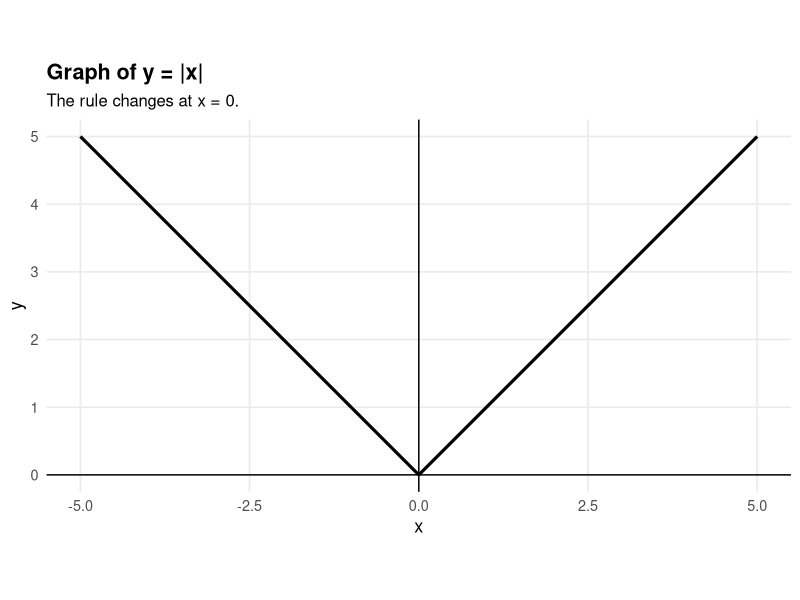
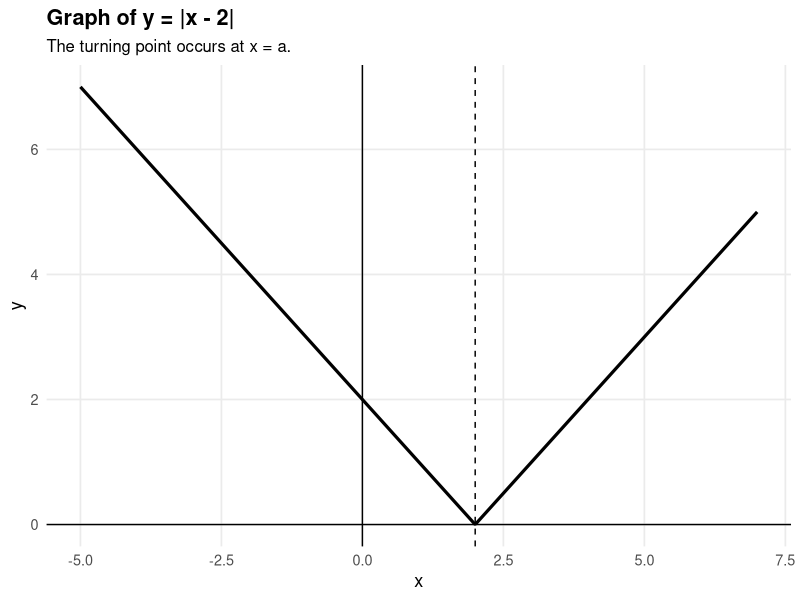
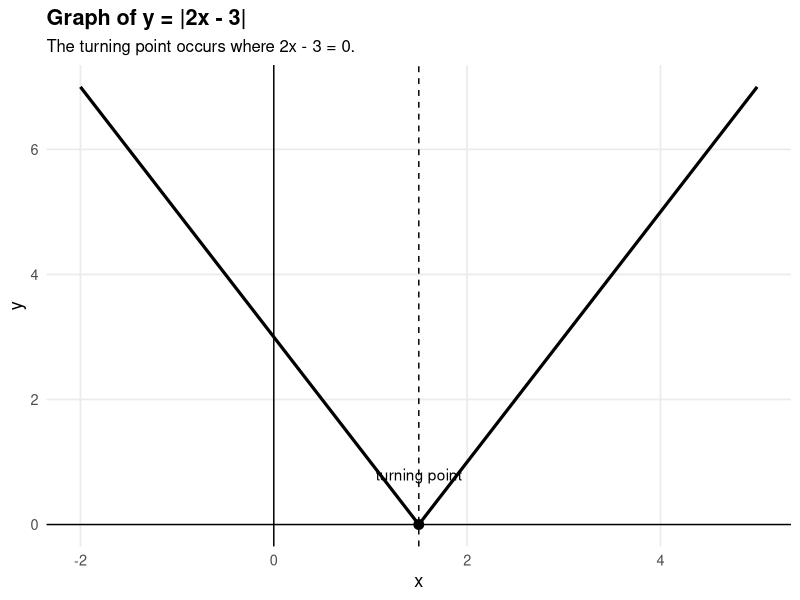
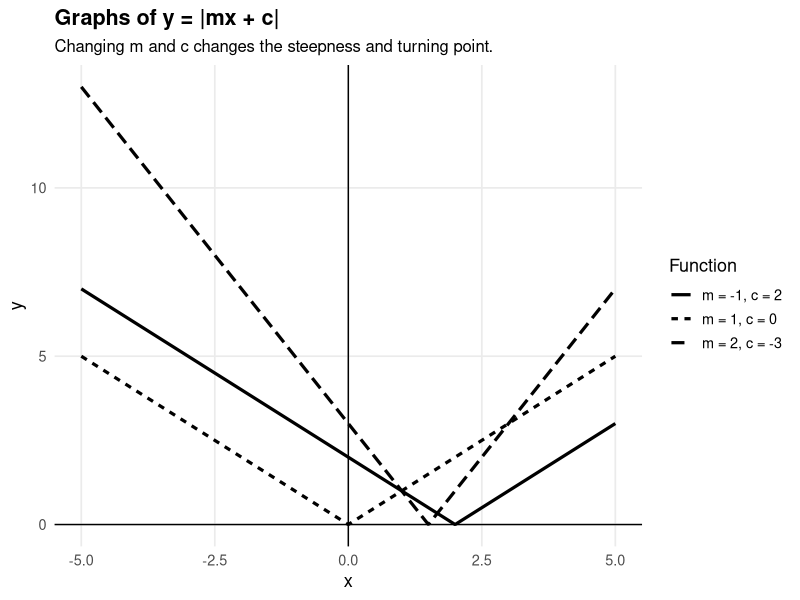
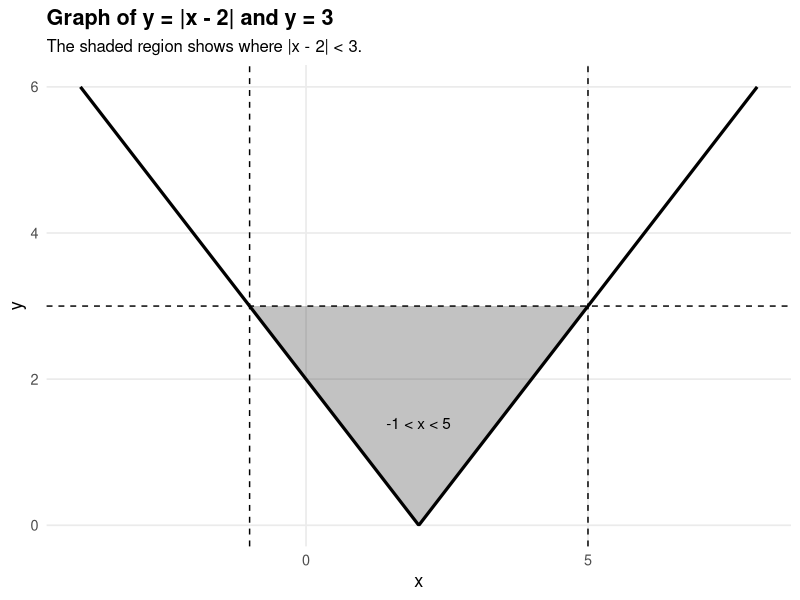
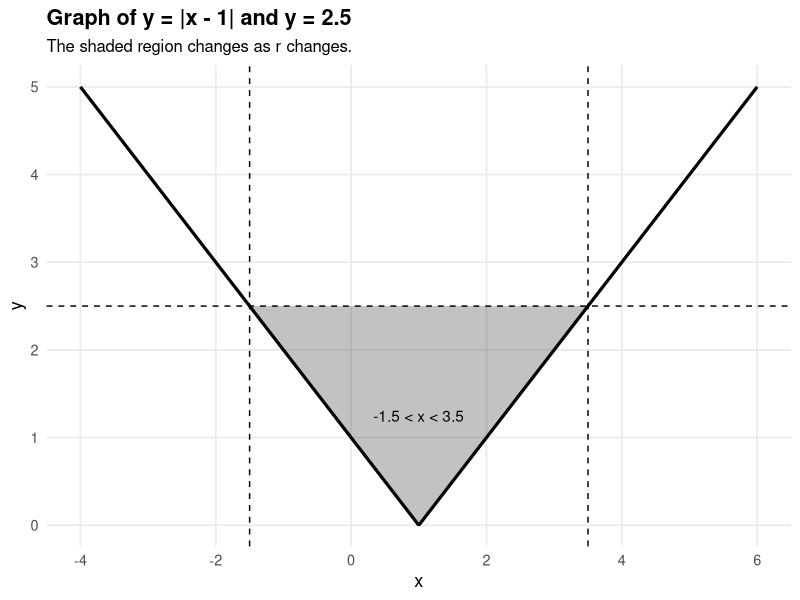
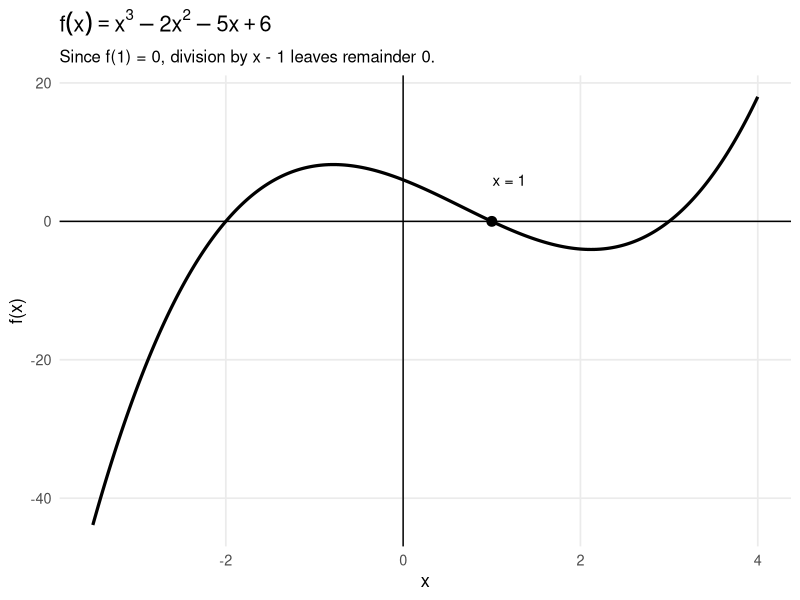
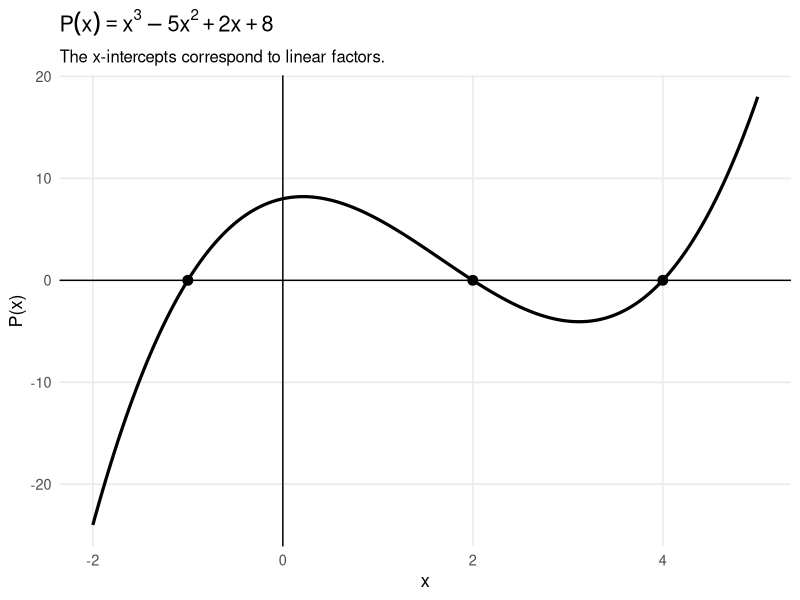

Reproduce these figures in R, in order.
## ---- chunk 1
#| label: setup-algebra
#| include: false

library(ggplot2)

book_theme <- function(base_size = 13) {
  theme_minimal(base_size = base_size) +
    theme(
      plot.title = element_text(face = "bold"),
      plot.subtitle = element_text(size = base_size - 1),
      panel.grid.minor = element_blank()
    )
}
## ---- chunk 2
#| label: fig-modulus-basic
#| fig-cap: "The graph of y = |x|."
#| fig-width: 6
#| fig-height: 4

df <- data.frame(
  x = seq(-5, 5, length.out = 500)
)

df$y <- abs(df$x)

ggplot(df, aes(x = x, y = y)) +
  geom_line(linewidth = 1.1) +
  geom_hline(yintercept = 0) +
  geom_vline(xintercept = 0) +
  coord_equal() +
  labs(
    title = "Graph of y = |x|",
    subtitle = "The rule changes at x = 0.",
    x = "x",
    y = "y"
  ) +
  book_theme()
## ---- chunk 3
#| label: fig-modulus-shift
#| fig-cap: "Exploring the family y = |x - a|."
#| fig-width: 6
#| fig-height: 4

a <- 2

df <- data.frame(
  x = seq(-5, 7, length.out = 600)
)

df$y <- abs(df$x - a)

ggplot(df, aes(x = x, y = y)) +
  geom_line(linewidth = 1.1) +
  geom_hline(yintercept = 0) +
  geom_vline(xintercept = 0) +
  geom_vline(xintercept = a, linetype = "dashed") +
  labs(
    title = paste0("Graph of y = |x - ", a, "|"),
    subtitle = "The turning point occurs at x = a.",
    x = "x",
    y = "y"
  ) +
  book_theme()
## ---- chunk 4
#| label: fig-modulus-linear
#| fig-cap: "The graph of y = |2x - 3|."
#| fig-width: 6
#| fig-height: 4

df <- data.frame(
  x = seq(-2, 5, length.out = 600)
)

df$y <- abs(2 * df$x - 3)

ggplot(df, aes(x = x, y = y)) +
  geom_line(linewidth = 1.1) +
  geom_hline(yintercept = 0) +
  geom_vline(xintercept = 0) +
  geom_vline(xintercept = 3/2, linetype = "dashed") +
  annotate("point", x = 3/2, y = 0, size = 3) +
  annotate("text", x = 3/2, y = 0.8, label = "turning point") +
  labs(
    title = "Graph of y = |2x - 3|",
    subtitle = "The turning point occurs where 2x - 3 = 0.",
    x = "x",
    y = "y"
  ) +
  book_theme()
## ---- chunk 5
#| label: fig-modulus-family
#| fig-cap: "A family of graphs y = |mx + c|."
#| fig-width: 6
#| fig-height: 4

df <- data.frame(
  x = rep(seq(-5, 5, length.out = 600), 3),
  case = rep(c("m = 1, c = 0", "m = 2, c = -3", "m = -1, c = 2"), each = 600)
)

df$y <- ifelse(
  df$case == "m = 1, c = 0",
  abs(df$x),
  ifelse(
    df$case == "m = 2, c = -3",
    abs(2 * df$x - 3),
    abs(-df$x + 2)
  )
)

ggplot(df, aes(x = x, y = y, linetype = case)) +
  geom_line(linewidth = 1.1) +
  geom_hline(yintercept = 0) +
  geom_vline(xintercept = 0) +
  labs(
    title = "Graphs of y = |mx + c|",
    subtitle = "Changing m and c changes the steepness and turning point.",
    x = "x",
    y = "y",
    linetype = "Function"
  ) +
  book_theme()
## ---- chunk 6
#| label: fig-modulus-inequality
#| fig-cap: "The shaded solution region for |x - 2| < 3."
#| fig-width: 6
#| fig-height: 4

df <- data.frame(
  x = seq(-4, 8, length.out = 600)
)

df$y <- abs(df$x - 2)
df$inside <- df$y < 3

ggplot(df, aes(x = x, y = y)) +
  geom_ribbon(
    data = subset(df, inside),
    aes(ymin = y, ymax = 3),
    alpha = 0.3
  ) +
  geom_line(linewidth = 1.1) +
  geom_hline(yintercept = 3, linetype = "dashed") +
  geom_vline(xintercept = -1, linetype = "dashed") +
  geom_vline(xintercept = 5, linetype = "dashed") +
  annotate("text", x = 2, y = 1.4, label = "-1 < x < 5") +
  labs(
    title = "Graph of y = |x - 2| and y = 3",
    subtitle = "The shaded region shows where |x - 2| < 3.",
    x = "x",
    y = "y"
  ) +
  book_theme()
## ---- chunk 7
#| label: fig-modulus-inequality-family
#| fig-cap: "Exploring the shaded region for |x - 1| < r."
#| fig-width: 6
#| fig-height: 4

r <- 2.5

df <- data.frame(
  x = seq(-4, 6, length.out = 600)
)

df$y <- abs(df$x - 1)
df$inside <- df$y < r

ggplot(df, aes(x = x, y = y)) +
  geom_ribbon(
    data = subset(df, inside),
    aes(ymin = y, ymax = r),
    alpha = 0.3
  ) +
  geom_line(linewidth = 1.1) +
  geom_hline(yintercept = r, linetype = "dashed") +
  geom_vline(xintercept = 1 - r, linetype = "dashed") +
  geom_vline(xintercept = 1 + r, linetype = "dashed") +
  annotate(
    "text",
    x = 1,
    y = r / 2,
    label = paste0(1 - r, " < x < ", 1 + r)
  ) +
  labs(
    title = paste0("Graph of y = |x - 1| and y = ", r),
    subtitle = "The shaded region changes as r changes.",
    x = "x",
    y = "y"
  ) +
  book_theme()
## ---- chunk 8
#| label: fig-polynomial-division-root
#| fig-cap: "The graph of f(x) = x^3 - 2x^2 - 5x + 6."
#| fig-width: 6
#| fig-height: 4

f <- function(x) x^3 - 2*x^2 - 5*x + 6

df <- data.frame(
  x = seq(-3.5, 4, length.out = 800)
)

df$y <- f(df$x)

ggplot(df, aes(x = x, y = y)) +
  geom_line(linewidth = 1.1) +
  geom_hline(yintercept = 0) +
  geom_vline(xintercept = 0) +
  annotate("point", x = 1, y = 0, size = 3) +
  annotate("text", x = 1.2, y = 6, label = "x = 1") +
  labs(
    title = expression(f(x) == x^3 - 2*x^2 - 5*x + 6),
    subtitle = "Since f(1) = 0, division by x - 1 leaves remainder 0.",
    x = "x",
    y = "f(x)"
  ) +
  book_theme()
## ---- chunk 9
P <- function(x) x^3 - 2*x^2 - 5*x + 6
D <- function(x) x - 1
Q <- function(x) x^2 - x - 6
R <- function(x) 0

test_values <- c(-2, 0, 1, 3)

data.frame(
  x = test_values,
  P_x = P(test_values),
  DQ_plus_R = D(test_values) * Q(test_values) + R(test_values)
)
## ---- chunk 10
root <- 1
coefficients <- c(1, -2, -5, 6)

bottom_row <- numeric(length(coefficients))
bottom_row[1] <- coefficients[1]

for (i in 2:length(coefficients)) {
  bottom_row[i] <- coefficients[i] + root * bottom_row[i - 1]
}

data.frame(
  coefficient = coefficients,
  synthetic_bottom_row = bottom_row
)
## ---- chunk 11
#| label: fig-factor-theorem
#| fig-cap: "The graph of P(x) = x^3 - 5x^2 + 2x + 8."
#| fig-width: 6
#| fig-height: 4

P <- function(x) x^3 - 5*x^2 + 2*x + 8

df <- data.frame(
  x = seq(-2, 5, length.out = 800)
)

df$y <- P(df$x)

roots <- data.frame(
  x = c(-1, 2, 4),
  y = c(0, 0, 0)
)

ggplot(df, aes(x = x, y = y)) +
  geom_line(linewidth = 1.1) +
  geom_hline(yintercept = 0) +
  geom_vline(xintercept = 0) +
  geom_point(data = roots, aes(x = x, y = y), size = 3) +
  labs(
    title = expression(P(x) == x^3 - 5*x^2 + 2*x + 8),
    subtitle = "The x-intercepts correspond to linear factors.",
    x = "x",
    y = "P(x)"
  ) +
  book_theme()
## ---- chunk 12
#| label: fig-cubic-roots-family
#| fig-cap: "Exploring f(x) = (x - a)(x - b)(x - c)."
#| fig-width: 6
#| fig-height: 4

a <- -2
b <- 1
c <- 3

f <- function(x) (x - a) * (x - b) * (x - c)

df <- data.frame(
  x = seq(-5, 5, length.out = 800)
)

df$y <- f(df$x)

root_df <- data.frame(
  x = c(a, b, c),
  y = c(0, 0, 0)
)

ggplot(df, aes(x = x, y = y)) +
  geom_line(linewidth = 1.1) +
  geom_hline(yintercept = 0) +
  geom_vline(xintercept = 0) +
  geom_point(data = root_df, aes(x = x, y = y), size = 3) +
  labs(
    title = "Graph of f(x) = (x - a)(x - b)(x - c)",
    subtitle = "The chosen values of a, b and c become the roots.",
    x = "x",
    y = "f(x)"
  ) +
  book_theme()
## ---- chunk 13
#| label: fig-remainder-theorem
#| fig-cap: "The value P(2) gives the remainder when P(x) is divided by x - 2."
#| fig-width: 6
#| fig-height: 4

P <- function(x) x^3 - 2*x^2 - 5*x + 6

df <- data.frame(
  x = seq(-3.5, 4, length.out = 800)
)

df$y <- P(df$x)

ggplot(df, aes(x = x, y = y)) +
  geom_line(linewidth = 1.1) +
  geom_hline(yintercept = 0) +
  geom_vline(xintercept = 0) +
  geom_vline(xintercept = 2, linetype = "dashed") +
  annotate("point", x = 2, y = P(2), size = 3) +
  annotate("text", x = 2.45, y = P(2), label = "P(2) = -4") +
  labs(
    title = expression(P(x) == x^3 - 2*x^2 - 5*x + 6),
    subtitle = "The y-value at x = 2 gives the remainder.",
    x = "x",
    y = "P(x)"
  ) +
  book_theme()
## ---- chunk 14
P <- function(x) x^3 - 2*x^2 - 5*x + 6

a_values <- c(-2, -1, 0, 1, 2, 3)

data.frame(
  divisor = paste0("x - (", a_values, ")"),
  a = a_values,
  remainder = P(a_values)
)
